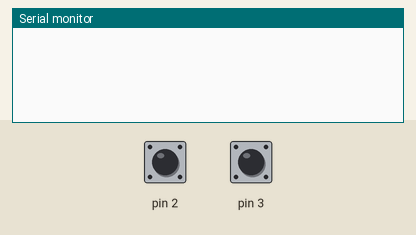
Bench run of a sketch on a simulated Arduino Uno, built with avr-gcc and run on an emulated ATmega328P. On the bench: the last lines printed to the serial monitor. The test bench sets the inputs (shaded band); at power-on: pin 2 HIGH, pin 3 HIGH.

Above: at 1.2 s.
1.3 s: pin 2 pulled LOW for 0.15 s
At 2.6 s:
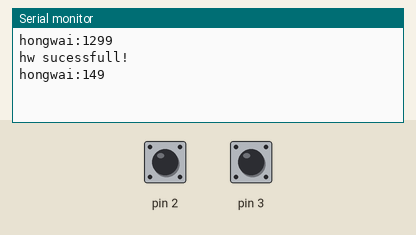
2.9 s: pin 3 pulled LOW for 0.15 s
At 3.4 s:
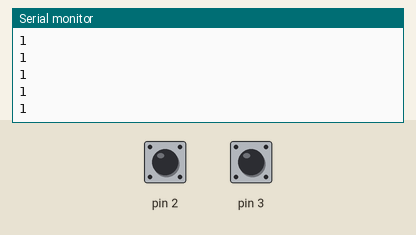
4.5 s: pin 2 pulled LOW for 1 s
7.0 s: pin 3 pulled LOW for 1 s
At 7.5 s:
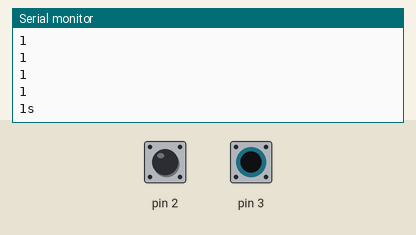

The sketch:

control1.ino
```cpp
bool start;
bool hongwai;
int counter;
unsigned long time_isr;
unsigned long time_isr_Start;
/*
   去抖动思路

   如果时间够长 就讲hongwai置真


*/
void zhixing(int style) {
    Serial.println(style);
}
void hongwaiInter() {

  unsigned long time_isr_tmp;
  unsigned long time_isr_tmp1 = millis();
  time_isr_tmp =  time_isr_tmp1 - time_isr;
  time_isr = time_isr_tmp1;
  Serial.print("hongwai:");
  Serial.println(time_isr_tmp);
  if (time_isr_tmp > 200)
  {
    hongwai = true;
    //    zhixing(5);
    Serial.println("hw sucessfull!");
//    delay(1000000);
  }
//  digitalWrite(2, LOW);
}

void setStart() {
  unsigned long time_isr_tmp2;
  unsigned long time_isr_tmp3 = millis();

  time_isr_tmp2 = time_isr_tmp3 - time_isr_Start;
  time_isr_Start = time_isr_tmp3;
  Serial.print("start:");
  Serial.println(time_isr_tmp2);
  if (time_isr_tmp2 > 200)
  {
    Serial.println("start sucessfull!");
    if (!start) {
      start = true;
    }
    else
      start = false;
    Serial.println(start);
  }

}

void setup() {
  start = false;
  hongwai = false;
  Serial.begin(9600);
  pinMode(2, INPUT_PULLUP);
  pinMode(3, INPUT_PULLUP);
  attachInterrupt(0, hongwaiInter, HIGH);
  attachInterrupt(1, setStart, HIGH);
  time_isr = millis();
  time_isr_Start = millis();
}

void loop() {
  if (start) {
    //
    zhixing(1);
  }

}
```

Measured:
- after the input at 1.3 s, the serial monitor: prints a new line at once (image 1)
- after the input at 2.9 s, the serial monitor: prints a new line at once (image 2)
- after the input at 7.0 s, the serial monitor: prints a new line after 0.07 s (image 3)
